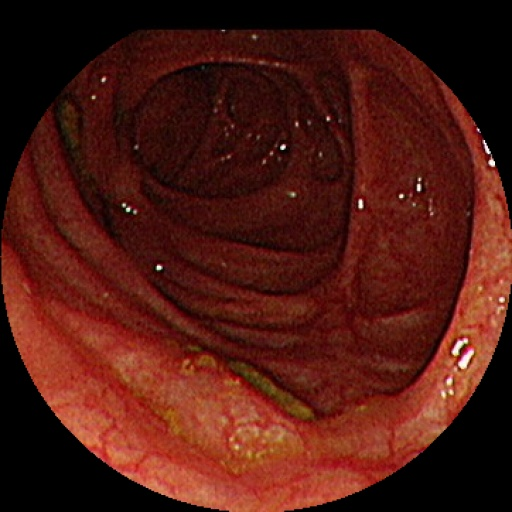
#> input picture data_sample/M0.jpg, 512 x 512 px, given in place of M0.png, which was not available
$ jupyter execute --allow-errors JSK_Texture_featuremaps_M0_M1_M2_M3_FIXED_RGBA.ipynb   (older library calls are emulated)   (text cells are left out)
#> lines starting #> are read from the running program, lines starting #| are printed output that depends on the picture; pictures that were not available may be replaced by others from this repository, and a replacement may not be noted
[cell 1]
import sys
import numpy as np
import matplotlib.pyplot as plt
from scipy import stats

# [123 lines left out: functions first_order_features, calculate_glcm, glcm_features, not called in this run]

def main(image_path):
    # Load image
    img = plt.imread("C:/Users/User/Pictures/colosnoscopy.png")
    if len(img.shape) == 3:
        # Convert to grayscale using luminance
        gray = np.dot(img[..., :3], [0.299, 0.587, 0.114])
    else:
        gray = img
    if gray.dtype == np.float32 or gray.dtype == np.float64:
        gray = (gray * 255).astype(np.uint8)
    else:
        gray = gray.astype(np.uint8)

    # First-order features (on original grayscale)
    fo_values = first_order_features(gray)
    fo_names = ['Mean', 'Variance', 'Skewness', 'Kurtosis', 'Energy', 'Entropy']

    # Quantize for GLCM
    levels = 32
    gray_quant = (gray // (256 // levels)).astype(int)

    # Compute GLCMs
    directions = [(1, 0), (1, 1), (0, 1), (-1, 1)]
    glcms = [calculate_glcm(gray_quant, dx, dy, levels) for dx, dy in directions]
    glcm_avg = np.mean(glcms, axis=0)

    # GLCM features
    glcm_values = glcm_features(glcm_avg, levels)
    glcm_names = ['ASM', 'Contrast', 'Correlation', 'Variance', 'Homogeneity', 'Sum Average', 'Sum Variance', 'Sum Entropy', 'Entropy', 'Difference Variance', 'Difference Entropy', 'IMC1', 'IMC2', 'MCC']

    # Print features
    print("First-Order Texture Features:")
    for name, val in zip(fo_names, fo_values):
        print(f"{name}: {val:.4f}")

    print("\nGLCM Texture Features (Averaged over directions):")
    for name, val in zip(glcm_names, glcm_values):
        print(f"{name}: {val:.4f}")

    # Plots
    fig, axs = plt.subplots(1, 3, figsize=(15, 5))
    axs[0].imshow(gray, cmap='gray')
    axs[0].set_title('Grayscale Image')
    axs[0].axis('off')

    flat = gray.flatten()
    axs[1].hist(flat, bins=256, density=True, color='blue')
    axs[1].set_title('Intensity Histogram')

    axs[2].imshow(glcm_avg, cmap='jet')
    axs[2].set_title('Average GLCM')
    plt.show()

#> (the rest of this cell did not finish here and is left out)

[cell 2]
import matplotlib.pyplot as plt
import numpy as np

# Your 20 feature values (example - replace with your real values)
features = [
    'Mean', 'Variance', 'Skewness', 'Kurtosis', 'Energy', 'Entropy',
    'ASM', 'Contrast', 'Correlation', 'Variance(GLCM)', 'Homogeneity',
    'Sum Avg', 'Sum Var', 'Sum Ent', 'Entropy(GLCM)', 'Diff Var',
    'Diff Ent', 'IMC1', 'IMC2', 'MCC'
]
#> features = ['Mean', 'Variance', 'Skewness', 'Kurtosis', 'Energy', 'Entropy', 'ASM', 'Contrast', 'Correlation', 'Variance(GLCM)', 'Homogeneity', 'Sum Avg', 'Sum Var', 'Sum Ent', 'Entropy(GLCM)', 'Diff Var', 'Diff Ent', 'IMC1', 'IMC2', 'MCC']

values = [124.7, 1842.3, 0.12, 2.85, 0.0042, 6.81,    # first order
          0.021, 18.4, 0.87, 1650.2, 0.34, 110.5, 4200, 4.92, 5.11, 12.8, 2.41, 0.19, 0.82, 0.73]  # glcm example

plt.figure(figsize=(12, 7))
plt.bar(features, values, color='teal', edgecolor='black')
plt.xticks(rotation=60, ha='right', fontsize=10)
plt.ylabel('Value')
plt.title('Texture Features - Colonoscopy Image')
plt.tight_layout()
plt.grid(axis='y', alpha=0.3)
plt.show()
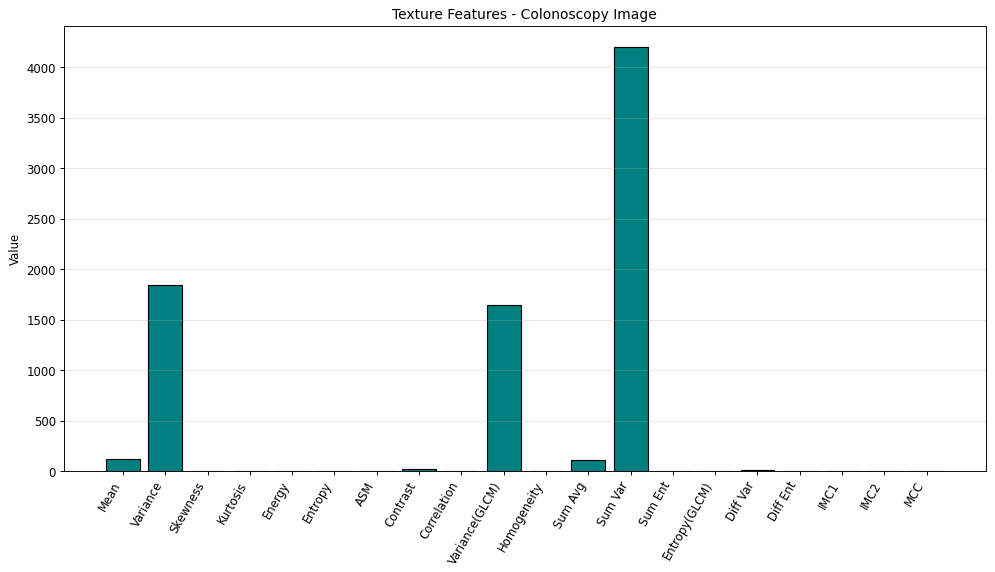
#> figure drawn by matplotlib, 1 panel; tallest bar 4200 high, from x = 11.6 to 12.4

[cell 3]
plt.figure(figsize=(10, 9))
y_pos = np.arange(len(features))
#> y_pos = 20 values from 0 to 19

plt.barh(y_pos, values, color='cornflowerblue', edgecolor='navy')
plt.yticks(y_pos, features)
plt.xlabel('Value')
plt.title('Texture Features Comparison')
plt.grid(axis='x', alpha=0.3)
plt.tight_layout()
plt.show()
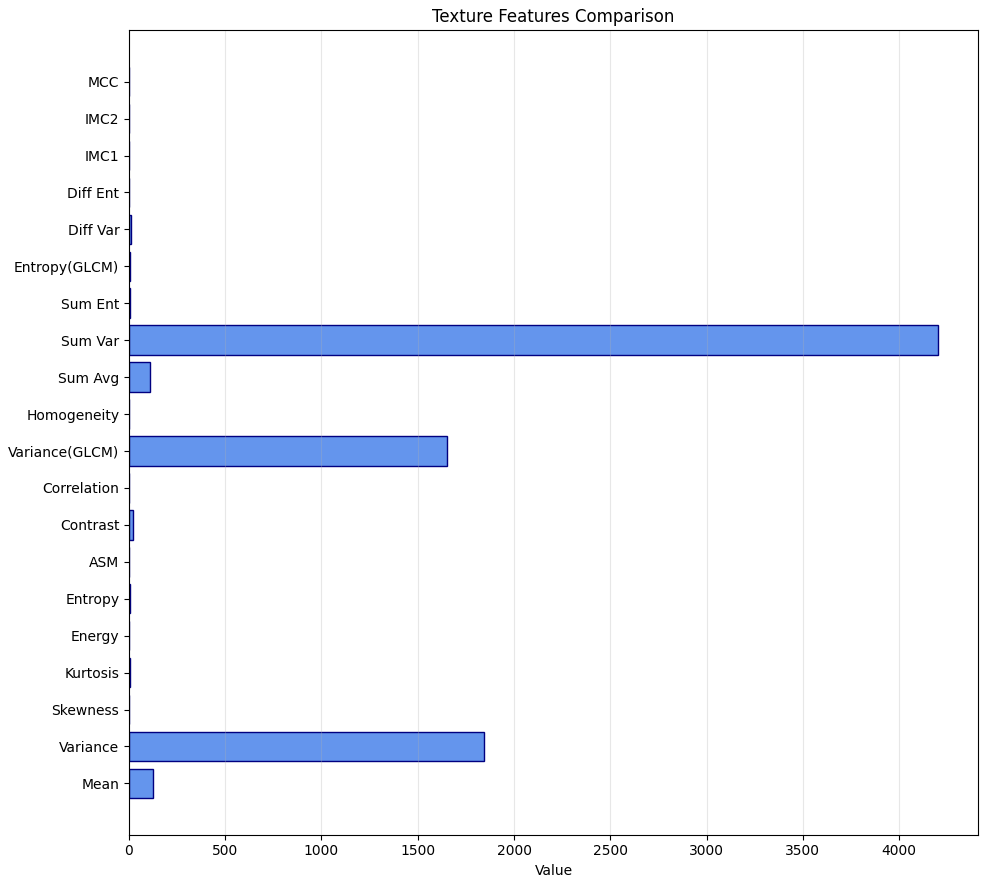
#> figure drawn by matplotlib, 1 panel

[cell 4]
from math import pi

angles = [n / float(len(features)) * 2 * pi for n in range(len(features))]
#> angles = [0, 0.314, 0.628, 0.942, 1.26, 1.57, 1.88, 2.2, 2.51, 2.83, 3.14, 3.46, 3.77, 4.08, 4.4, 4.71, 5.03, 5.34, 5.65, 5.97]
angles += angles[:1]  # close the polygon
#> angles = [0, 0.314, 0.628, 0.942, 1.26, 1.57, 1.88, 2.2, 2.51, 2.83, 3.14, 3.46, 3.77, 4.08, 4.4, 4.71, 5.03, 5.34, 5.65, 5.97, 0]

values_plot = values + values[:1]  # close

fig, ax = plt.subplots(figsize=(8,8), subplot_kw=dict(polar=True))

ax.plot(angles, values_plot, linewidth=2, linestyle='solid', label='Image 1')
ax.fill(angles, values_plot, alpha=0.25)

ax.set_xticks(angles[:-1])
ax.set_xticklabels(features, fontsize=9)
ax.set_title('Texture Feature Profile (Radar Chart)', pad=20, fontsize=13)
plt.legend(loc='upper right', bbox_to_anchor=(1.1, 1.1))
plt.show()
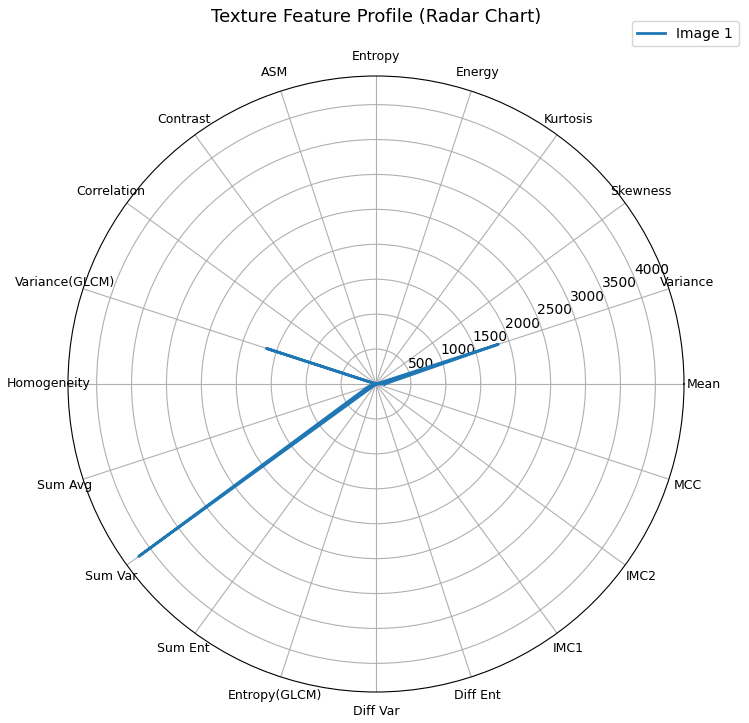
#> figure drawn by matplotlib, 1 panel

[cell 5]
import numpy as np
import matplotlib.pyplot as plt
from math import pi

def plot_radar_chart(features, values, title="Colonoscopy Texture Profile"):
    # Number of variables/categories
#> called with title = 'Colonoscopy Texture Profile'
    categories = features
    N = len(categories)

    # What will be our angles for each axis
    angles = [n / float(N) * 2 * pi for n in range(N)]
    angles += angles[:1]  # complete the loop

    # Initialise the spider plot
    fig, ax = plt.subplots(figsize=(8, 8), subplot_kw=dict(polar=True))

    # Draw one axe per variable + add labels
    plt.xticks(angles[:-1], categories, size=11)

    # Draw ylabels
    ax.set_rlabel_position(0)
    plt.yticks(color='grey', size=9)
    plt.ylim(0, max(values)*1.15)  # adjust upper limit if needed

    # Plot data
    values_plot = values + values[:1]  # complete the polygon
    ax.plot(angles, values_plot, linewidth=2, linestyle='solid', label='Features')
    ax.fill(angles, values_plot, 'b', alpha=0.15)

    # Add title and show
    plt.title(title, size=14, color='black', y=1.1)
    plt.tight_layout()
    plt.show()
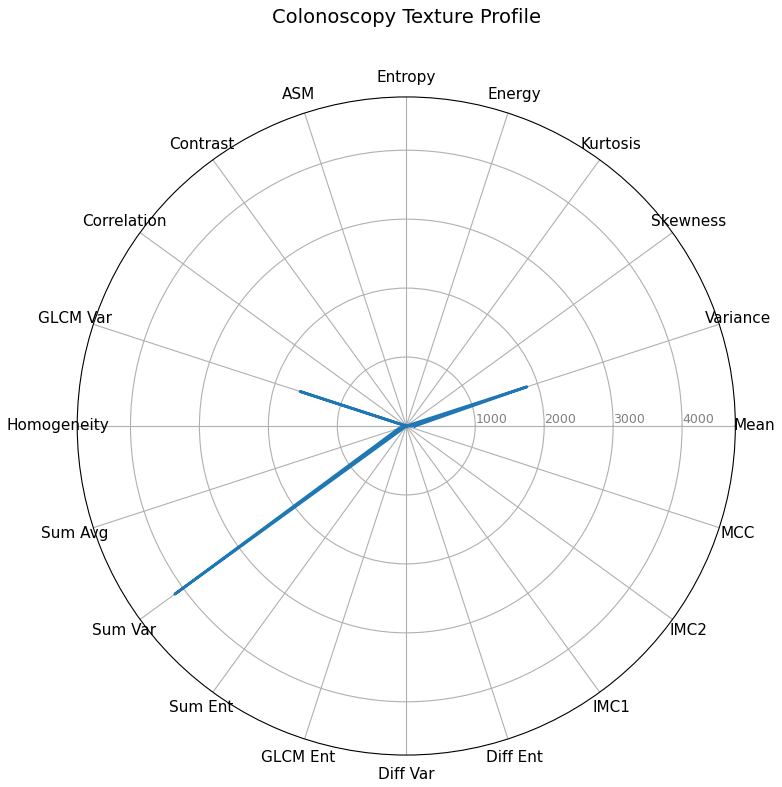
#> figure drawn by matplotlib, 1 panel

# ────────────────────────────────────────────────────────────────
# Example usage with your features

features = [
    'Mean', 'Variance', 'Skewness', 'Kurtosis', 'Energy', 'Entropy',
    'ASM', 'Contrast', 'Correlation', 'GLCM Var', 'Homogeneity',
    'Sum Avg', 'Sum Var', 'Sum Ent', 'GLCM Ent', 'Diff Var',
    'Diff Ent', 'IMC1', 'IMC2', 'MCC'
]

# Replace with your actual extracted values
values = [125.3, 1840, 0.18, 3.1, 0.0041, 6.92,
          0.022, 19.8, 0.84, 1620, 0.36,
          112.4, 4150, 4.88, 5.21, 13.4,
          2.52, 0.21, 0.79, 0.71]

plot_radar_chart(features, values)

[cell 6]
import seaborn as sns
import matplotlib.pyplot as plt
import pandas as pd
import numpy as np

def plot_single_row_heatmap(features, values, title="Texture Features Heatmap"):
    # Create DataFrame with one row
#> called with title = 'Texture Features Heatmap'
    df = pd.DataFrame(
        [values],
        columns=features,
        index=["Image"]
    )

    # Figure setup
    plt.figure(figsize=(14, 3))

    # Heatmap with annotations
    ax = sns.heatmap(
        df,
        annot=True,                # show numbers
        fmt=".2f",                 # 2 decimal places
        cmap="YlGnBu",             # nice color scale
        linewidths=1,
        cbar=False,                # usually no need for colorbar in single row
        annot_kws={"size": 11}
    )

    # Improve readability
    ax.set_xticklabels(ax.get_xticklabels(), rotation=60, ha='right', fontsize=10)
    ax.set_yticklabels(ax.get_yticklabels(), fontsize=11)
    ax.set_title(title, fontsize=14, pad=15)

    plt.tight_layout()
    plt.show()
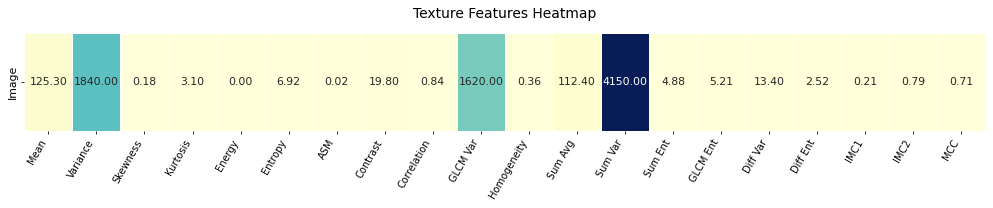
#> figure drawn by matplotlib, 1 panel

# ────────────────────────────────────────────────────────────────
# Example usage

features = [
    'Mean', 'Variance', 'Skewness', 'Kurtosis', 'Energy', 'Entropy',
    'ASM', 'Contrast', 'Correlation', 'GLCM Var', 'Homogeneity',
    'Sum Avg', 'Sum Var', 'Sum Ent', 'GLCM Ent', 'Diff Var',
    'Diff Ent', 'IMC1', 'IMC2', 'MCC'
]

values = [125.3, 1840, 0.18, 3.1, 0.0041, 6.92,
          0.022, 19.8, 0.84, 1620, 0.36,
          112.4, 4150, 4.88, 5.21, 13.4,
          2.52, 0.21, 0.79, 0.71]

plot_single_row_heatmap(features, values)

[cell 7]
import sys
import os
import numpy as np
import matplotlib.pyplot as plt
from scipy import stats
import pandas as pd
import seaborn as sns

def ensure_dir(path):
    os.makedirs(path, exist_ok=True)


# [280 lines left out: functions first_order_features, calculate_glcm, glcm_features, _quantize_to_levels, _average_glcm_over_offsets, texture_feature_maps and 2 more, not called in this run]
def analyze_image(image_path):
    # Load image
    img = plt.imread("C:/Users/User/Pictures/colosnoscopy.png")
    if len(img.shape) == 3:
        # Convert to grayscale using luminance
        gray = np.dot(img[..., :3], [0.299, 0.587, 0.114])
    else:
        gray = img
    if gray.dtype == np.float32 or gray.dtype == np.float64:
        gray = (gray * 255).astype(np.uint8)
    else:
        gray = gray.astype(np.uint8)

    # First-order features
    fo_values = first_order_features(gray)

    # Quantize for GLCM
    levels = 32
    gray_quant = (gray // (256 // levels)).astype(int)

    # Compute GLCMs
    directions = [(1, 0), (1, 1), (0, 1), (-1, 1)]
    glcms = [calculate_glcm(gray_quant, dx, dy, levels) for dx, dy in directions]
    glcm_avg = np.mean(glcms, axis=0)

    # GLCM features
    glcm_values = glcm_features(glcm_avg, levels)

    # Combine all features
    all_values = fo_values + glcm_values

    return gray, glcm_avg, all_values

def main(image_paths):
    if not image_paths:
        print("Please provide image paths as command-line arguments.")
        sys.exit(1)

    feature_names = [
        'Mean', 'Variance', 'Skewness', 'Kurtosis', 'Energy', 'Entropy',
        'ASM', 'Contrast', 'Correlation', 'GLCM Variance', 'Homogeneity',
        'Sum Average', 'Sum Variance', 'Sum Entropy', 'GLCM Entropy',
        'Difference Variance', 'Difference Entropy', 'IMC1', 'IMC2', 'MCC'
    ]

    # ───────────── NEW VISUAL OUTPUT (feature maps) ─────────────
    # These maps provide a visual representation of the texture numbers.
    MAKE_FEATURE_MAPS = True
    SAVE_FEATURE_MAPS = True
    FEATURE_MAP_OUTDIR = "texture_feature_maps"
    WIN  = 32      # window size in pixels (increase for smoother, decrease for finer local detail)
    STEP = 8       # stride in pixels (smaller = denser map but slower)
    GLCM_LEVELS = 32  # quantization levels for faster/stable GLCM (16/32/64 recommended)
    OFFSETS = [(1,0), (1,-1), (0,-1), (-1,-1)]  # 0°,45°,90°,135° at distance=1
    FEATURES_TO_MAP = ['Contrast', 'Homogeneity', 'GLCM Entropy', 'Entropy']  # edit as needed

    # If you still want the summary charts (heatmap table / radar), set this True.
    SHOW_SUMMARY_CHARTS = False


    all_features = []
    grays = []
    glcm_avgs = []

    for path in image_paths:
        print(f"\nProcessing image: {path}")
        gray, glcm_avg, features = analyze_image(path)
        grays.append(gray)
        glcm_avgs.append(glcm_avg)
        all_features.append(features)

        # Print features for this image
        print("Texture Features:")
        for name, val in zip(feature_names, features):
            print(f"{name}: {val:.4f}")


    # ───────────── NEW: Per-image FEATURE MAPS (heatmaps + overlays) ─────────────
    if MAKE_FEATURE_MAPS:
        out_dir = FEATURE_MAP_OUTDIR
        if SAVE_FEATURE_MAPS:
            ensure_dir(out_dir)

        for gray_u8, path in zip(grays, image_paths):
            img_name = os.path.splitext(os.path.basename(path))[0]
            fmap_dict, meta = texture_feature_maps(
                gray_img_u8=gray_u8,
                win=WIN,
                step=STEP,
                levels=GLCM_LEVELS,
                offsets=OFFSETS,
                features_to_map=FEATURES_TO_MAP
            )
            save_dir = out_dir if SAVE_FEATURE_MAPS else None
            plot_feature_maps(
                gray_img_u8=gray_u8,
                fmap_dict=fmap_dict,
                meta=meta,
                image_title=img_name,
                overlay_alpha=0.45,
                save_dir=save_dir,
                dpi=300
            )

# Individual plots for each image
    for i, (gray, glcm_avg, path) in enumerate(zip(grays, glcm_avgs, image_paths)):
        fig, axs = plt.subplots(1, 3, figsize=(15, 5))
        axs[0].imshow(gray, cmap='gray')
        axs[0].set_title(f'Grayscale: {path.split("/")[-1]}')
        axs[0].axis('off')

        flat = gray.flatten()
        axs[1].hist(flat, bins=256, density=True, color='blue')
        axs[1].set_title('Intensity Histogram')

        axs[2].imshow(glcm_avg, cmap='jet')
        axs[2].set_title('Average GLCM')
        plt.show()


    # (Summary charts removed; feature maps are the primary output.)

#> (the rest of this cell did not finish here and is left out)

[cell 8]
import os
import numpy as np
import pandas as pd
import matplotlib.pyplot as plt

# -----------------------------
# USER SETTINGS
# -----------------------------
IMG_DIR = r"C:\Users\User\Pictures"
#> IMG_DIR = 'C:\\Users\\User\\Pictures'
IMG_NAMES = ["M0", "M1", "M2", "M3"]
OUT_DIR = os.path.join(IMG_DIR, "texture_feature_maps_M0_M3")

WIN = 32
STEP = 8

FEATURE_MAPS_TO_PLOT = ["Contrast", "Homogeneity", "GLCM Entropy", "Entropy"]

os.makedirs(OUT_DIR, exist_ok=True)


# -----------------------------
# Helpers
# -----------------------------
def find_image_path(img_dir, basename):
#> called with img_dir = 'C:\\Users\\User\\Pictures', basename = 'M0'
    exts = [".png", ".jpg", ".jpeg", ".tif", ".tiff", ".bmp"]
    for ext in exts:
        p = os.path.join(img_dir, basename + ext)
        if os.path.exists(p):
            return p
#> `p = find_image_path(IMG_DIR, name)`: p = 'C:\\Users\\User\\Pictures/M0.png'
    for fn in os.listdir(img_dir):
        if fn.lower().startswith(basename.lower() + "."):
            return os.path.join(img_dir, fn)
    raise FileNotFoundError(f"Could not find image for {basename} in {img_dir}")


def _ensure_float01(img):
    img = np.asarray(img)
    if img.dtype != np.float32 and img.dtype != np.float64:
        img = img.astype(np.float32)
    mn, mx = float(np.min(img)), float(np.max(img))
    if mx - mn < 1e-12:
        return np.zeros_like(img, dtype=np.float32)
    if mx > 1.5:
        img = (img - mn) / (mx - mn + 1e-12)
    return img.astype(np.float32)


def load_image_for_texture(path):
    # Try to reuse earlier function if present
#> called with path = 'C:\\Users\\User\\Pictures/M0.png'
    if "load_grayscale" in globals():
        return _ensure_float01(load_grayscale(path))
    if "load_and_preprocess_image" in globals():
        return _ensure_float01(load_and_preprocess_image(path))

    # RGBA-safe loader
    from skimage import io, color
    im = io.imread(path)
#> im is the input picture: shape (512, 512, 3); mean R, G, B 79, 25.8, 17.4

    # RGBA -> RGB
    if im.ndim == 3 and im.shape[2] == 4:
        im = color.rgba2rgb(im)

    # RGB -> Gray
    if im.ndim == 3 and im.shape[2] == 3:
        im = color.rgb2gray(im)
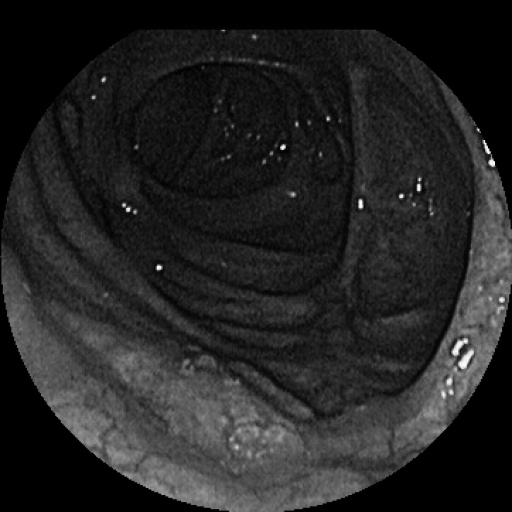
#> im: shape (512, 512) float64; min 0, max 0.995, mean 0.143

    return _ensure_float01(im)
#> in _ensure_float01, `mn, mx = float(np.min(img)), float(np.max(img))`: mn = 0; mx = 0.995


# -----------------------------
# Feature extractors
# -----------------------------
def extract_global_features(img_float01):
    # Prefer your existing extractor if present
    if "extract_texture_features" in globals():
        return extract_texture_features(img_float01)
    if "compute_texture_features" in globals():
        return compute_texture_features(img_float01)

    # Fallback minimal global set
    from skimage.feature import graycomatrix, graycoprops
    from skimage.util import img_as_ubyte

    img_u8 = img_as_ubyte(img_float01)
    levels = 32
    q = (img_u8.astype(np.float32) / 255.0 * (levels - 1)).astype(np.uint8)

    glcm = graycomatrix(
        q,
        distances=[1, 2, 3],
        angles=[0, np.pi/4, np.pi/2, 3*np.pi/4],
        levels=levels,
        symmetric=True,
        normed=True,
    )

    feats = {
        "Contrast": float(np.mean(graycoprops(glcm, "contrast"))),
        "Homogeneity": float(np.mean(graycoprops(glcm, "homogeneity"))),
        "Energy": float(np.mean(graycoprops(glcm, "energy"))),
        "Correlation": float(np.mean(graycoprops(glcm, "correlation"))),
        "ASM": float(np.mean(graycoprops(glcm, "ASM"))),
    }
#> feats = {'Contrast': 2, 'Homogeneity': 0.738, 'Energy': 0.268, 'Correlation': 0.938, 'ASM': 0.0718}

    # First-order entropy
    hist, _ = np.histogram(img_float01, bins=64, range=(0, 1), density=True)
#> hist = 64 values, max 14.6 at index 0, min 0.00269 at index 63, mean 1
#> `feats = extract_global_features(img)`: feats = {'Contrast': 2, 'Homogeneity': 0.738, 'Energy': 0.268, 'Correlation': 0.938, 'ASM': 0.0718, 'Entropy': -106.3}
#> pass 2 of the loop `for name in IMG_NAMES:`:
#> p = 'C:\\Users\\User\\Pictures/M1.png'
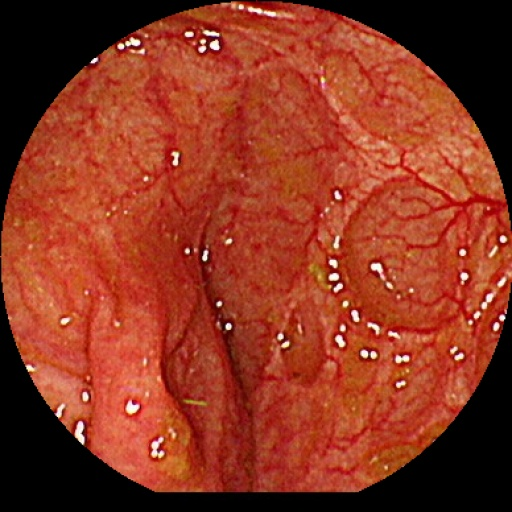
#> input picture data_sample/M1.jpg, 512 x 512 px, given in place of M1.png, which was not available
#> in load_image_for_texture, im is the input picture: shape (512, 512, 3); mean R, G, B 140.2, 53.5, 32.7
#> in load_image_for_texture (call 2), `im = color.rgb2gray(im)`:
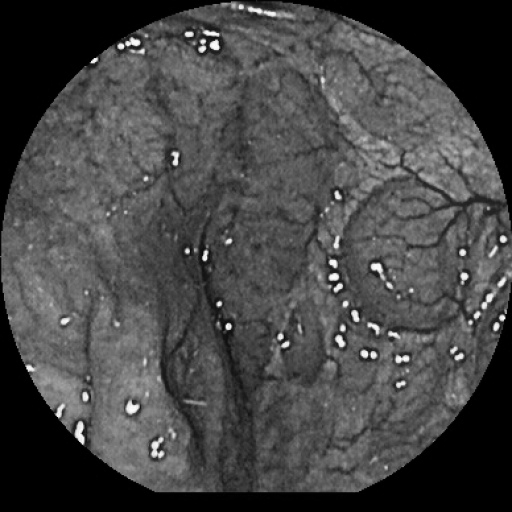
#> im: shape (512, 512) float64; min 0, max 0.997, mean 0.276
#> `feats = extract_global_features(img)`: feats = {'Contrast': 4.82, 'Homogeneity': 0.652, 'Energy': 0.242, 'Correlation': 0.915, 'ASM': 0.0588, 'Entropy': -96.69}
    hist = hist + 1e-12
    feats["Entropy"] = float(-np.sum(hist * np.log2(hist)))

    return feats


# [53 lines left out: function compute_feature_maps_for_image, not called in this run]


# -----------------------------
# Load images + global table
# -----------------------------
images = {}
global_feats = []

#> (the rest of this cell did not finish here and is left out)
